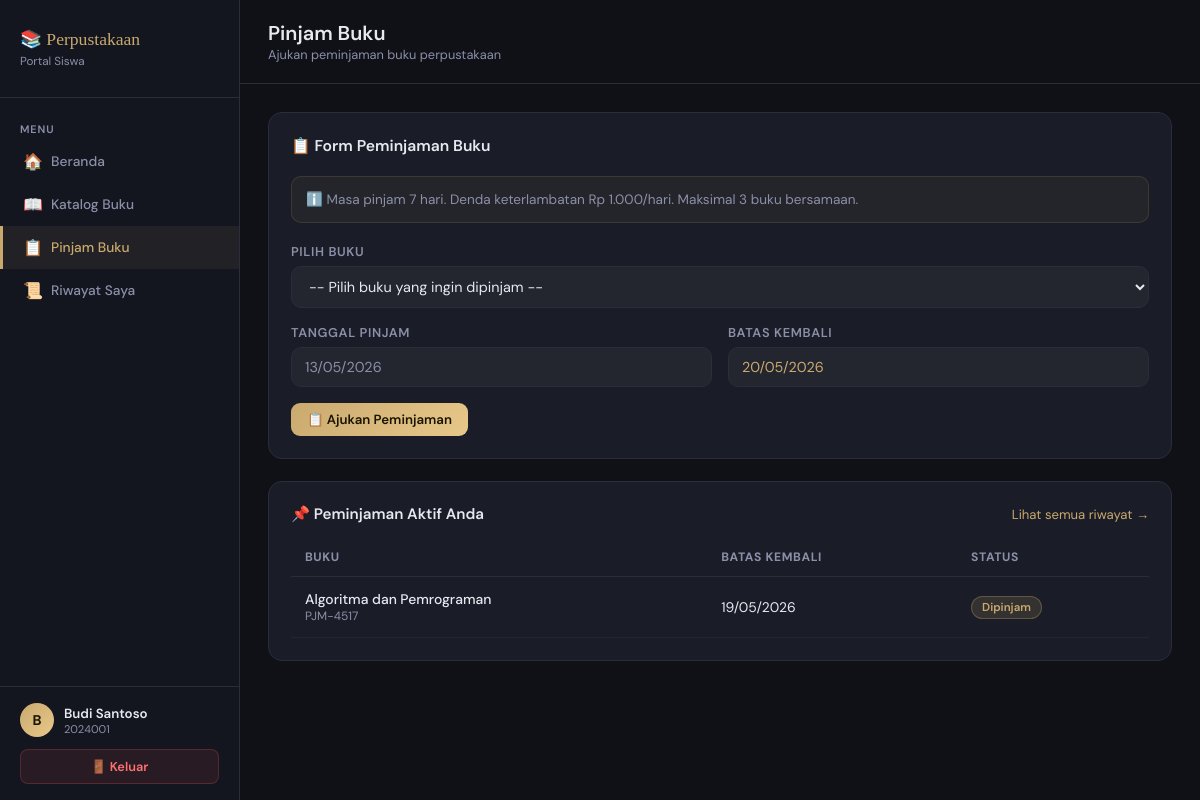
The page /Rangga_aplikasi_peminjaman_buku/user/pinjam.php (signed in) on the database its author committed.
### tables this page shows
CREATE TABLE `anggota` (
  `id` int(11) NOT NULL,
  `nis` varchar(20) NOT NULL,
  `nama` varchar(100) NOT NULL,
  `kelas` varchar(20) DEFAULT NULL,
  `alamat` text DEFAULT NULL,
  `telepon` varchar(15) DEFAULT NULL,
  `user_id` int(11) DEFAULT NULL,
  `created_at` timestamp NOT NULL DEFAULT current_timestamp()
);

CREATE TABLE `peminjaman` (
  `id` int(11) NOT NULL,
  `kode_pinjam` varchar(20) NOT NULL,
  `anggota_id` int(11) NOT NULL,
  `buku_id` int(11) NOT NULL,
  `tgl_pinjam` date NOT NULL,
  `tgl_kembali` date NOT NULL,
  `tgl_pengembalian` date DEFAULT NULL,
  `status` enum('dipinjam','dikembalikan','terlambat') DEFAULT 'dipinjam',
  `denda` int(11) DEFAULT 0,
  `created_at` timestamp NOT NULL DEFAULT current_timestamp()
);

CREATE TABLE `buku` (
  `id` int(11) NOT NULL,
  `kode_buku` varchar(20) NOT NULL,
  `judul` varchar(200) NOT NULL,
  `pengarang` varchar(100) DEFAULT NULL,
  `penerbit` varchar(100) DEFAULT NULL,
  `tahun_terbit` year(4) DEFAULT NULL,
  `kategori` varchar(50) DEFAULT NULL,
  `stok` int(11) DEFAULT 0,
  `created_at` timestamp NOT NULL DEFAULT current_timestamp()
);

### Rangga_aplikasi_peminjaman_buku/user/pinjam.php (the view, shortened to what this page needs)
<?php
include "../koneksi.php";
include "../includes/navbar_user.php";
$msg = "";
[$msg_type, $msg_text] = $msg ? explode('|', $msg, 2) : ['', ''];
?>
<div class="topbar">
    <div>
        <h1>Pinjam Buku</h1>
        <div class="breadcrumb">Ajukan peminjaman buku perpustakaan</div>
    </div>
</div>
<div class="content">
<div class="card" style="<?= $msg_type=='success'?'border-color:rgba(77,189,116,.3)':'' ?>">
    <h3 style="font-size:.98rem;font-weight:600;margin-bottom:20px;">📋 Form Peminjaman Buku</h3>
    <div style="background:rgba(201,169,110,.06);border:1px solid rgba(201,169,110,.15);border-radius:10px;padding:14px;margin-bottom:20px;font-size:.85rem;color:var(--muted);">
        ℹ️ Masa pinjam 7 hari. Denda keterlambatan Rp 1.000/hari. Maksimal 3 buku bersamaan.
    </div>
    <?php if($anggota_id): ?>
    <form method="POST">
        <div class="form-group">
            <label>Pilih Buku</label>
            <select name="buku_id" required onchange="updateInfo(this)">
                <option value="">-- Pilih buku yang ingin dipinjam --</option>
            </select>
        </div>
        <div class="form-row">
            <div class="form-group">
                <label>Tanggal Pinjam</label>
                <input type="text" value="<?= date('d/m/Y') ?>" disabled style="color:var(--muted);">
            </div>
            <div class="form-group">
                <label>Batas Kembali</label>
                <input type="text" value="<?= date('d/m/Y', strtotime('+7 days')) ?>" disabled style="color:var(--gold);">
            </div>
        </div>
        <button type="submit" name="pinjam" class="btn btn-primary">📋 Ajukan Peminjaman</button>
    </form>
    <?php else: ?>
    <div style="color:#ff7070;font-size:.9rem;">Akun Anda belum terdaftar sebagai anggota. Hubungi admin perpustakaan.</div>
    <?php endif; ?>
</div>
<div class="card">
    <div style="display:flex;justify-content:space-between;align-items:center;margin-bottom:14px;">
        <h3 style="font-size:.95rem;font-weight:600;">📌 Peminjaman Aktif Anda</h3>
        <a href="riwayat.php" style="font-size:.82rem;color:var(--gold);text-decoration:none;">Lihat semua riwayat →</a>
    </div>
    <?php
    $aktif = mysqli_query($conn, "
        SELECT p.*, b.judul, b.kode_buku FROM peminjaman p JOIN buku b ON p.buku_id=b.id
        WHERE p.anggota_id=$anggota_id AND p.status IN ('dipinjam','terlambat') ORDER BY p.tgl_kembali ASC
    ");
    if(mysqli_num_rows($aktif)==0): ?>
    <p style="color:var(--muted);font-size:.88rem;">Tidak ada peminjaman aktif.</p>
    <?php else: ?>
    <table>
        <thead><tr><th>Buku</th><th>Batas Kembali</th><th>Status</th></tr></thead>
        <tbody>
            <?php while($r=mysqli_fetch_assoc($aktif)):?>
            <tr>
                <td>
                    <div style="font-weight:500;"><?= htmlspecialchars($r['judul']) ?></div>
                    <div style="font-size:.75rem;color:var(--muted);"><?= $r['kode_pinjam'] ?></div>
                </td>
                <td><?= date('d/m/Y',strtotime($r['tgl_kembali'])) ?></td>
                <td><?= $r['status']=='terlambat'?'<span class="badge badge-red">Terlambat</span>':'<span class="badge badge-gold">Dipinjam</span>' ?></td>
            </tr>
            <?php endwhile; ?>
        </tbody>
    </table>
    <?php endif; ?>
</div>
</div>
</div>
</body></html>

### Rangga_aplikasi_peminjaman_buku/includes/navbar_user.php (shortened to what this page needs)
<?php
include_once "../koneksi.php";
$user_id = (int)$_SESSION['id'];
$anggota_data = mysqli_fetch_assoc(mysqli_query($conn, "SELECT * FROM anggota WHERE user_id=$user_id"));
$anggota_id   = $anggota_data['id'] ?? 0;
$current = basename($_SERVER['PHP_SELF']);
?>
<!DOCTYPE html>
<html lang="id">
<head>
</head>
<body>
<div class="sidebar">
    <div class="sidebar-logo">
        <div class="logo-text">📚 Perpustakaan</div>
        <div class="logo-sub">Portal Siswa</div>
    </div>
    <nav class="sidebar-nav">
        <div class="nav-section">Menu</div>
        <a href="dashboard.php" class="nav-item <?= $current=='dashboard.php'?'active':'' ?>">
            <span class="icon">🏠</span> Beranda
        </a>
        <a href="katalog.php" class="nav-item <?= $current=='katalog.php'?'active':'' ?>">
            <span class="icon">📖</span> Katalog Buku
        </a>
        <a href="pinjam.php" class="nav-item <?= $current=='pinjam.php'?'active':'' ?>">
            <span class="icon">📋</span> Pinjam Buku
        </a>
        <a href="riwayat.php" class="nav-item <?= $current=='riwayat.php'?'active':'' ?>">
            <span class="icon">📜</span> Riwayat Saya
        </a>
    </nav>
    <div class="sidebar-footer">
        <div class="user-info">
            <div class="user-avatar"><?= strtoupper(substr($_SESSION['nama'], 0, 1)) ?></div>
            <div>
                <div class="user-name"><?= htmlspecialchars($_SESSION['nama']) ?></div>
                <div class="user-level"><?= $anggota_data['nis'] ?? 'Siswa' ?></div>
            </div>
        </div>
        <a href="../logout.php" class="btn-logout">🚪 Keluar</a>
    </div>
</div>
<div class="main">

### Rangga_aplikasi_peminjaman_buku/includes/navbar_user.php (style rules this page uses)
:root { --bg:#0f1117;--sidebar:#13161f;--card:#1a1d27;--border:#2a2d3a;--gold:#c9a96e;--gold-light:#e8c88a;--text:#e8e8f0;--muted:#8b8fa8;--success:#4dbd74; }
* { margin:0;padding:0;box-sizing:border-box; }
body { font-family:'DM Sans',sans-serif;background:var(--bg);color:var(--text);display:flex;min-height:100vh; }
.sidebar { width:240px;background:var(--sidebar);border-right:1px solid var(--border);display:flex;flex-direction:column;position:fixed;top:0;left:0;height:100vh; }
.sidebar-logo { padding:28px 20px;border-bottom:1px solid var(--border); }
.logo-text { font-family:'Playfair Display',serif;font-size:1.1rem;color:var(--gold);line-height:1.3; }
.logo-sub { font-size:.73rem;color:var(--muted);margin-top:2px; }
.sidebar-nav { flex:1;padding:16px 0; }
.nav-section { padding:8px 20px 4px;font-size:.68rem;font-weight:600;color:var(--muted);text-transform:uppercase;letter-spacing:.08em; }
.nav-item { display:flex;align-items:center;gap:10px;padding:11px 20px;color:var(--muted);text-decoration:none;font-size:.86rem;font-weight:500;transition:all .15s;border-left:3px solid transparent; }
.nav-item.active { color:var(--gold);background:rgba(201,169,110,.08);border-left-color:var(--gold); }
.icon { font-size:1rem;width:18px;text-align:center; }
.sidebar-footer { padding:16px 20px;border-top:1px solid var(--border); }
.user-avatar { width:34px;height:34px;background:linear-gradient(135deg,var(--gold),var(--gold-light));border-radius:50%;display:flex;align-items:center;justify-content:center;font-weight:700;font-size:.88rem;color:#1a1400;flex-shrink:0; }
.user-info { display:flex;align-items:center;gap:10px; }
.user-name { font-size:.83rem;font-weight:600; }
.user-level { font-size:.7rem;color:var(--muted); }
.btn-logout { display:block;margin-top:12px;text-align:center;background:rgba(224,85,85,.1);border:1px solid rgba(224,85,85,.25);color:#ff7070;padding:8px;border-radius:8px;text-decoration:none;font-size:.8rem;font-weight:600;transition:all .2s; }
.main { margin-left:240px;flex:1;display:flex;flex-direction:column; }
.topbar { padding:20px 28px;border-bottom:1px solid var(--border);background:var(--bg);display:flex;align-items:center;justify-content:space-between; }
.topbar h1 { font-size:1.25rem;font-weight:600; }
.topbar .breadcrumb { font-size:.8rem;color:var(--muted); }
.content { padding:28px;flex:1; }
.card { background:var(--card);border:1px solid var(--border);border-radius:14px;padding:22px;margin-bottom:22px; }
table { width:100%;border-collapse:collapse; }
thead th { text-align:left;padding:11px 14px;font-size:.76rem;color:var(--muted);text-transform:uppercase;letter-spacing:.05em;border-bottom:1px solid var(--border); }
tbody td { padding:13px 14px;font-size:.87rem;border-bottom:1px solid rgba(255,255,255,.04); }
.badge { display:inline-block;padding:3px 10px;border-radius:20px;font-size:.72rem;font-weight:600; }
.badge-gold { background:rgba(201,169,110,.15);color:var(--gold);border:1px solid rgba(201,169,110,.3); }
.btn { display:inline-block;padding:8px 16px;border-radius:9px;font-size:.83rem;font-weight:600;text-decoration:none;border:none;cursor:pointer;font-family:'DM Sans',sans-serif;transition:all .2s; }
.btn-primary { background:linear-gradient(135deg,var(--gold),var(--gold-light));color:#1a1400; }
.form-group { margin-bottom:16px; }
.form-group label { display:block;font-size:.8rem;font-weight:600;color:var(--muted);margin-bottom:6px;text-transform:uppercase;letter-spacing:.05em; }
.form-group select,.form-group input { width:100%;background:rgba(255,255,255,.04);border:1px solid var(--border);border-radius:10px;padding:10px 13px;color:var(--text);font-size:.9rem;font-family:'DM Sans',sans-serif;outline:none;transition:all .2s; }
.form-group select option { background:var(--card); }
.form-row { display:grid;grid-template-columns:1fr 1fr;gap:16px; }

### rows shown on the page
anggota: nis "2024001"
peminjaman: buku.judul "Algoritma dan Pemrograman", kode_pinjam "PJM-4517", tgl_kembali "19/05/2026", status "Dipinjam"

### other values the page prints
substr($_SESSION['nama'], 0, 1) "B"
$_SESSION['nama'] "Budi Santoso"
